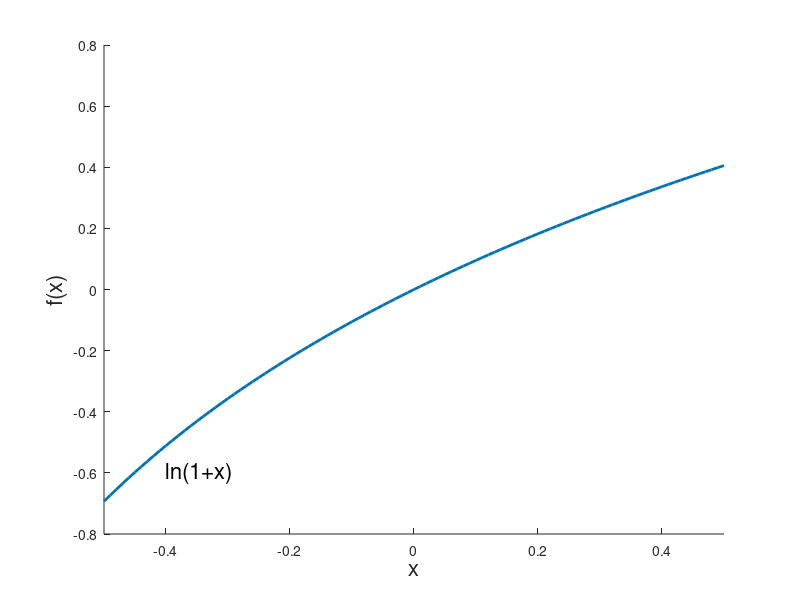
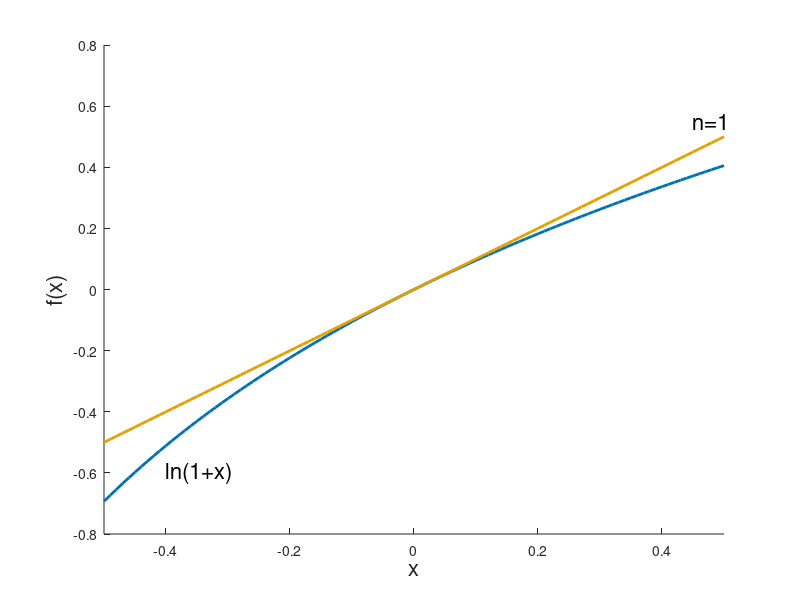
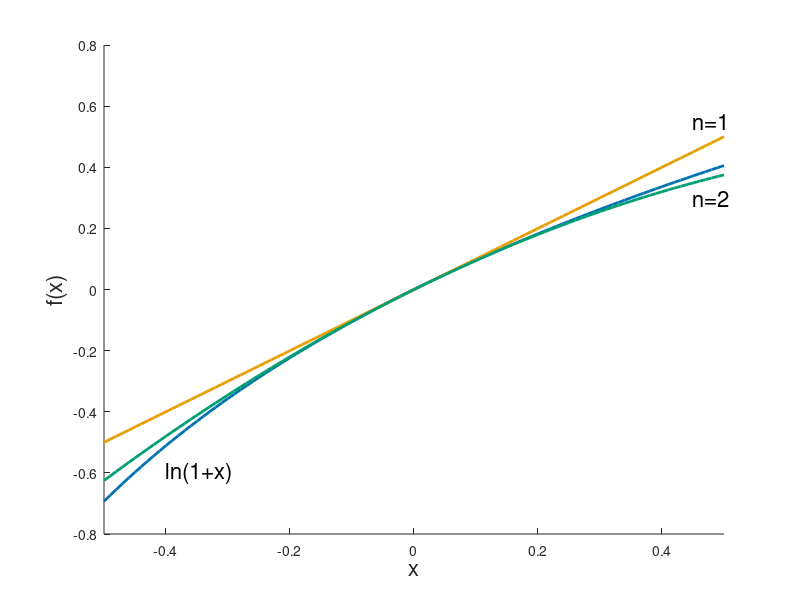

Reproduce these figures in MATLAB, in order.
% ========================================================
% example_taylor:
% Plot Taylor Approximation of ln(1+x)
% This version: 13.10.2024
% Author: Oliver Holtemoeller
% Tested: Matlab R2024a, Octave 6.4
% ========================================================

close all;
clear all;

% Specify what is to be done
% --------------------------
PlotTaylor  = 1;
DoSavePlots = 0;

% Some useful defintions
% ----------------------
fig_counter = 0;

% Colorblind barrier-free color pallet
BfBlack        = [   0,   0,   0 ]/255;
BfOrange       = [ 230, 159,   0 ]/255;
BfSkyBlue      = [  86, 180, 233 ]/255;
BfBluishGreen  = [   0, 158, 115 ]/255;
BfYellow       = [ 240, 228,  66 ]/255;
BfBlue         = [   0, 114, 178 ]/255;
BfVermillon    = [ 213,  94,   0 ]/255;
BfRedishPurple = [ 204, 121, 167 ]/255;

% Line Properties
StdLineWidth = 2;

% Define interval with values   % Exact formula f(x) = ln(1+1)
% ---------------------------
x = -0.5:0.01:0.5;
y = log(1+x);

% Taylor approximation of order 1
y1 = x;

% Taylor approximation of order 2
y2 = x-((x.^2)/2);

% Plot data
% ---------
if PlotTaylor,
    fig_counter = fig_counter + 1;
    hf = figure(fig_counter);
    hold on;
    plot(x, y, 'color', BfBlue, 'LineWidth', StdLineWidth);
    xlabel('x', 'fontsize', 16);
    ylabel('f(x)', 'fontsize', 16);
    xlim([-0.5, 0.5]);
    text(-0.4,-0.6, 'ln(1+x)', 'fontsize', 16);
    
    if DoSavePlots == 1,
      saveas(hf, '../../figures/fig_TaylorApproximation_1.png', 'png');
    end;
    
    fig_counter = fig_counter + 1;
    hf = figure(fig_counter);
    hold on;
    plot(x, y, 'color', BfBlue, 'LineWidth', StdLineWidth);
    plot(x, y1, 'color', BfOrange, 'LineWidth', StdLineWidth);
    xlabel('x', 'fontsize', 16);
    ylabel('f(x)', 'fontsize', 16);
    xlim([-0.5, 0.5]);
    text(0.45,0.55, 'n=1', 'fontsize', 16);
    text(-0.4,-0.6, 'ln(1+x)', 'fontsize', 16);
    
    if DoSavePlots == 1,
      saveas(hf, '../../figures/fig_TaylorApproximation_2.png', 'png');
    end;
    
    fig_counter = fig_counter + 1;
    hf = figure(fig_counter);
    hold on;
    plot(x, y, 'color', BfBlue, 'LineWidth', StdLineWidth);
    plot(x, y1, 'color', BfOrange, 'LineWidth', StdLineWidth);
    plot(x, y2, 'color', BfBluishGreen, 'LineWidth', StdLineWidth);
    xlabel('x', 'fontsize', 16);
    ylabel('f(x)', 'fontsize', 16);
    xlim([-0.5, 0.5]);
    text(0.45,0.55, 'n=1', 'fontsize', 16);
    text(0.45,0.3, 'n=2', 'fontsize', 16);
    text(-0.4,-0.6, 'ln(1+x)', 'fontsize', 16);
        
    if DoSavePlots == 1,
      saveas(hf, '../../figures/fig_TaylorApproximation_0.png', 'png');
    end;
end;

